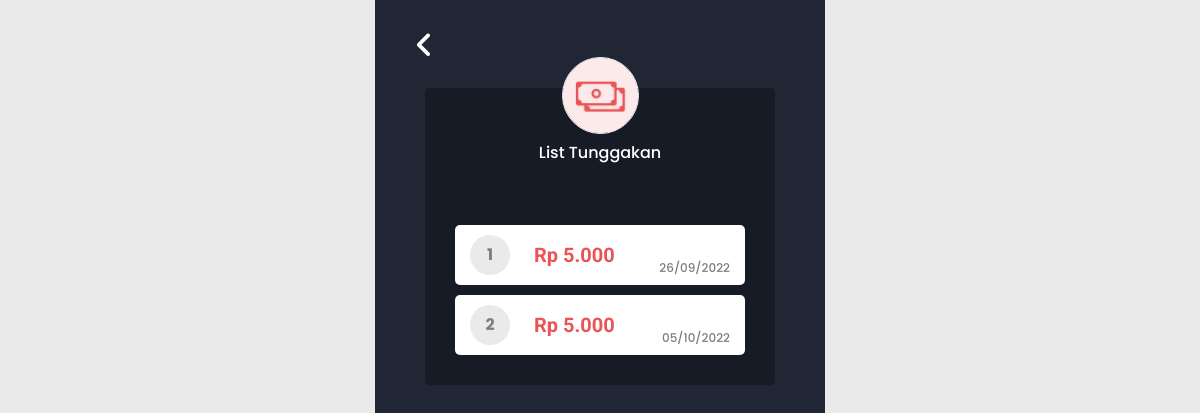
Page /list.tunggakan.php (signed in) on the committed database.
### tables this page shows
CREATE TABLE `list_tunggakan` (
  `id` int(11) NOT NULL,
  `id_akun` int(11) NOT NULL,
  `nominal` int(11) NOT NULL,
  `tanggal_tagihan` varchar(200) NOT NULL
);

### list.tunggakan.php (the view, shortened to what this page needs)
<?php
include "connect.php";
include "head.php";
$id = $_SESSION["id"];
$tb_tunggakan = mysqli_query($conn, "SELECT * FROM list_tunggakan WHERE id_akun='$id'");
?>
  <div class="container3">
    <div class="top-button">
      <a href="./"><i class="fa-solid fa-angle-left"></i></a>
    </div>
    <div class="card-listTung">
      <div class="box">
        <img src="img/icon/icon-10.png" width="75">
        <h2>List Tunggakan</h2>
      </div>
      <div class="conList">
        <?php
        $i = 1;
        while($data = mysqli_fetch_array($tb_tunggakan)) {
        ?>
          <div data-id="<?=$data['id']?>" class="cardList">
            <div>
              <p><?=$i?></p>
              <h4>Rp <?= number_format($data['nominal'], 0, ',', '.') ?></h4>
            </div>
            <p><?=$data['tanggal_tagihan']?></p>
          </div>
        <?php
        $i++;
        }
        ?>
      </div>
    </div>
  </div>
<?php
include "footer.php";
?>

### css/profil.css (style rules this page uses)
.container3 { max-width: 450px; min-height: 100vh; margin: 0 auto; background-color: #212635; padding-top: 30px; }
.top-button { display: flex; flex-direction: row; justify-content: space-between; padding: 0 40px; }
.top-button > i, .top-button > a > i { color: #fff; font-size: 30px; cursor: pointer; transition: .3s; }

### css/list.tung.css (style rules this page uses)
.card-listTung { max-width: 350px; height: max-content; background-color: #0000004a; border-radius: 5px; margin: 0 auto; margin-top: 25px; padding: 20px; }
.card-listTung > .box { margin: 0 auto; position: relative; top: -50px; text-align: center; }
.card-listTung > .box > img { width: 75px; height: 75px; border-radius: 50%; object-fit: cover; background-color: #fff; outline: 1px solid #fff; cursor: pointer; }
.card-listTung > .box > h2 { font-family: 'Poppins', sans-serif; font-size: 16px; font-weight: 500; color: #fff; text-transform: capitalize; }
.card-listTung > .conList { max-width: 100%; max-height: 290px; overflow: hidden; margin-top: 10px; padding: 0 10px; }
.card-listTung > .conList > .cardList { max-width: 301px; height: 60px; background-color: #fff; display: flex; flex-direction: row; justify-content: space-between; border-radius: 5px; margin-bottom: 10px; padding: 0 15px; align-items: center; }
.card-listTung > .conList > .cardList > div { display: flex; flex-direction: row; gap: 24px; align-items: center; }
.card-listTung > .conList > .cardList > div > h4 { color: #EA5455; font-family: 'Roboto', sans-serif; font-weight: 700; font-size: 20px; }
.card-listTung > .conList > .cardList > div > p { display: block; width: 40px; height: 40px; border-radius: 50%; background-color: #EAEAEA; color: #7E7E7E; font-family: 'Poppins', sans-serif; font-weight: 700; font-size: 16px; text-align: center; padding: 7px 0; }
.card-listTung > .conList > .cardList > p { color: #7E7E7E; font-family: 'Poppins', sans-serif; font-weight: 500; font-size: 12px; position: relative; bottom: -13px; }
.card-listTung > .conList > .cardList { transition: .3s; cursor: pointer; }

### rows in the picture
list_tunggakan: nominal "5.000", tanggal_tagihan "26/09/2022"
list_tunggakan: nominal "5.000", tanggal_tagihan "05/10/2022"
